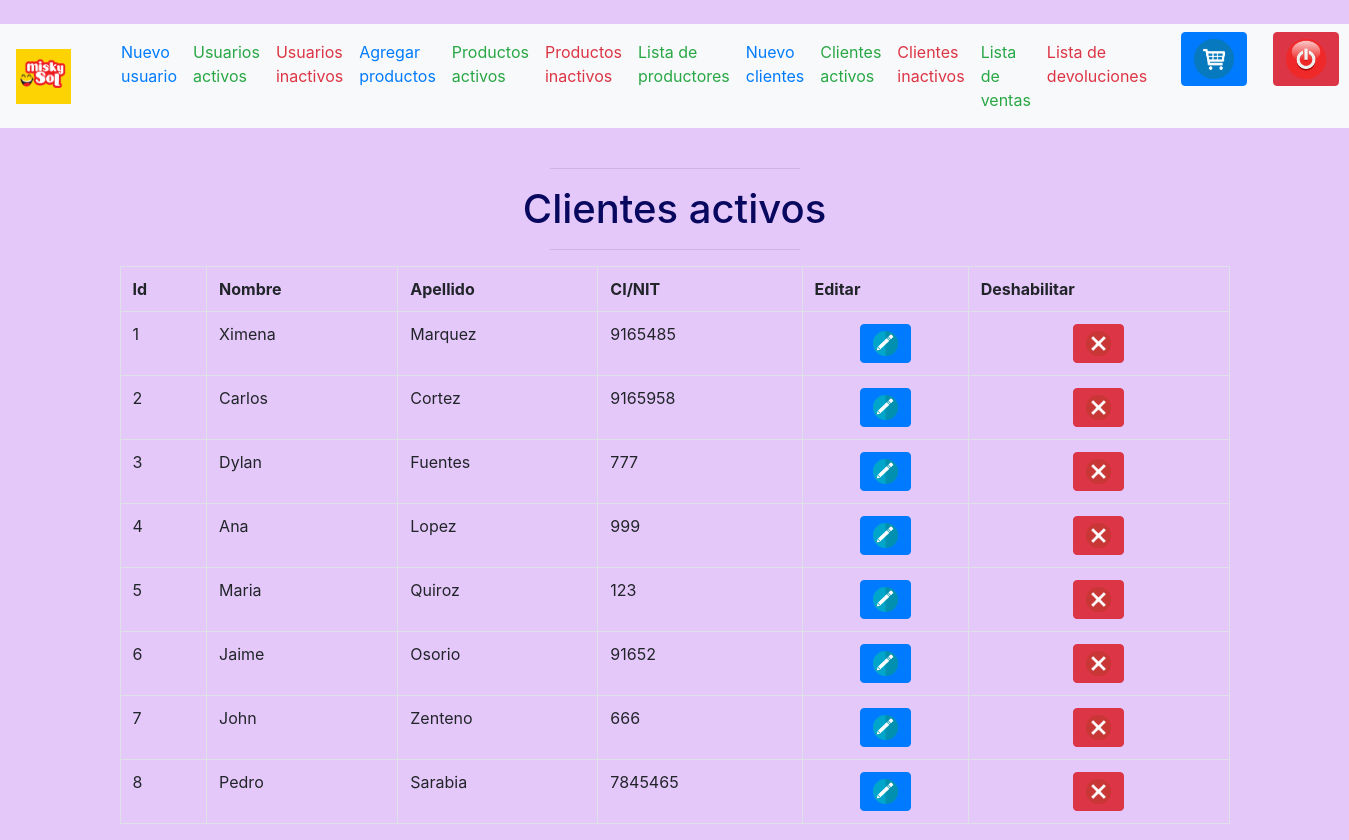
The page /Listados/abm_cli.php (signed in) on the database its author committed.
### tables this page shows
CREATE TABLE IF NOT EXISTS `cliente` (
  `idCli` int(11) NOT NULL AUTO_INCREMENT,
  `nombre` varchar(50) DEFAULT NULL,
  `apellido` varchar(50) DEFAULT NULL,
  `ci_nit` varchar(15) DEFAULT NULL,
  `fecRegistro` date DEFAULT NULL,
  `estado` varchar(13) DEFAULT NULL,
  `idUsua` varchar(35) DEFAULT NULL,
  PRIMARY KEY (`idCli`),
  KEY `idUsua` (`idUsua`)
);

### Listados/abm_cli.php (the view, shortened to what this page needs)
 <?php
include '../Cab_pie/cabecera.php';
?>
<center>
  <hr width="250">
<h1>Clientes activos</h1>
<hr width="250">
<?php
  $con=mysqli_connect("localhost","root");
  mysqli_select_db($con,"sistemaventas");
  $res=mysqli_query($con,"select * from cliente where estado = 'habilitado'");
  echo "<div class='container'>";
  echo "<table class='table table-hover table-condensed table-bordered'>";
  echo "<tr><th>Id</th><th>Nombre</th><th>Apellido</th><th>CI/NIT</th><th>Editar</th><th>Deshabilitar</th></tr>";
  while (($reg=mysqli_fetch_row($res))!=null){
  	echo "<tr><td>";
  	 echo $reg[0] . "</td><td>" . $reg[1] . "</td><td>" . $reg[2] . "</td><td>" . $reg[3] . "</td><td>";
     echo "<center><a href='../Formularios/editarcli.php?qid=$reg[0]' class='btn btn-primary'><img src='../imagenes/editar.png' widht=25 height=25></a></center></td><td>";
     ?>
     <center><button onclick="preguntar('<?php echo $reg[0]; ?>')" class='btn btn-danger'><img src='../imagenes/eliminar.png' widht=25 height=25></button></center></td></tr>
     <?php
  }
  ?>
  </table>
  </div>

### Cab_pie/cabecera.php (shortened to what this page needs)
<html>
<head>
<link rel="stylesheet" type="text/css" href="../bootstrap/css/bootstrap.css">
<link rel="stylesheet" type="text/css" href="../alertifyjs/css/alertify.css">
<link rel="stylesheet" type="text/css" href="../alertifyjs/css/themes/default.css">
<br>
<nav class="navbar navbar-expand-lg navbar-light bg-light">
  <a class="navbar-brand" href="#"><img src="../Imagenes/logotipo.png" width="55" height="55"></a>
  <div class="collapse navbar-collapse" id="navbarSupportedContent">
    <ul class="navbar-nav mr-auto">
                 <li><button class="btn btn-link"></button></li>
                 <li class="nav-item active"><a class="nav-link text-primary" href="../Formularios/proceso1.php">Nuevo usuario <span class="sr-only">(current)</span></a></li>
                 <li class="nav-item active"><a class="nav-link text-success" href="../Listados/abm_usr.php">Usuarios activos<span class="sr-only">(current)</span></a></li>
                 <li class="nav-item active"><a class="nav-link text-danger" href="../Listados/abm_usrd.php">Usuarios inactivos<span class="sr-only">(current)</span></a></li>
                 <li class="nav-item active"><a class="nav-link text-primary" href="../Formularios/proceso2.php">Agregar productos<span class="sr-only">(current)</span></a></li>
                 <li class="nav-item active"><a class="nav-link text-success" href="../Listados/abm_prod.php">Productos activos<span class="sr-only">(current)</span></a></li>
                 <li class="nav-item active"><a class="nav-link text-danger" href="../Listados/abm_prodd.php">Productos inactivos<span class="sr-only">(current)</span></a></li>
                 <li class="nav-item active"><a class="nav-link text-success" href="../Listados/abm_productores.php">Lista de productores<span class="sr-only">(current)</span></a></li>
                 <li class="nav-item active"><a class="nav-link text-primary" href="../Formularios/proceso4.php">Nuevo clientes<span class="sr-only">(current)</span></a></li>
                 <li class="nav-item active"><a class="nav-link text-success" href="../Listados/abm_cli.php">Clientes activos<span class="sr-only">(current)</span></a></li>
                 <li class="nav-item active"><a class="nav-link text-danger" href="../Listados/abm_clid.php">Clientes inactivos<span class="sr-only">(current)</span></a></li>
                 <li class="nav-item active"><a class="nav-link text-success" href="../Listados/abm_trans.php">Lista de ventas<span class="sr-only">(current)</span></a></li>
                 <li class="nav-item active"><a class="nav-link text-danger" href="../Listados/abm_dev.php">Lista de devoluciones<span class="sr-only">(current)</span></a></li>
                 <li><button class="btn btn-link"></button></li>
                 <li class="nav-item active"><a class="btn btn-primary" href="../Formularios/ventas.php"><img src="../Imagenes/vender.png" width="40" height="40"><span class="sr-only">(current)</span></a></li>
                 <li><button class="btn btn-link"></button></li>
                 <li class="nav-item active"><a class="btn btn-danger" href="../Login/logout.php"><img src="../Imagenes/cerrar1.png" width="40" height="40"><span class="sr-only">(current)</span></a></li>
    </ul>
  </div>
</nav>
<br>

### Cab_pie/cabecera.php (style rules this page uses)
h1 { color: #08085F; }

### rows shown on the page
cliente: idCli "1", nombre "Ximena", apellido "Marquez", ci_nit "9165485"
cliente: idCli "2", nombre "Carlos", apellido "Cortez", ci_nit "9165958"
cliente: idCli "3", nombre "Dylan", apellido "Fuentes", ci_nit "777"
cliente: idCli "4", nombre "Ana", apellido "Lopez", ci_nit "999"
cliente: idCli "5", nombre "Maria", apellido "Quiroz", ci_nit "123"
cliente: idCli "6", nombre "Jaime", apellido "Osorio", ci_nit "91652"
cliente: idCli "7", nombre "John", apellido "Zenteno", ci_nit "666"
cliente: idCli "8", nombre "Pedro", apellido "Sarabia", ci_nit "7845465"
